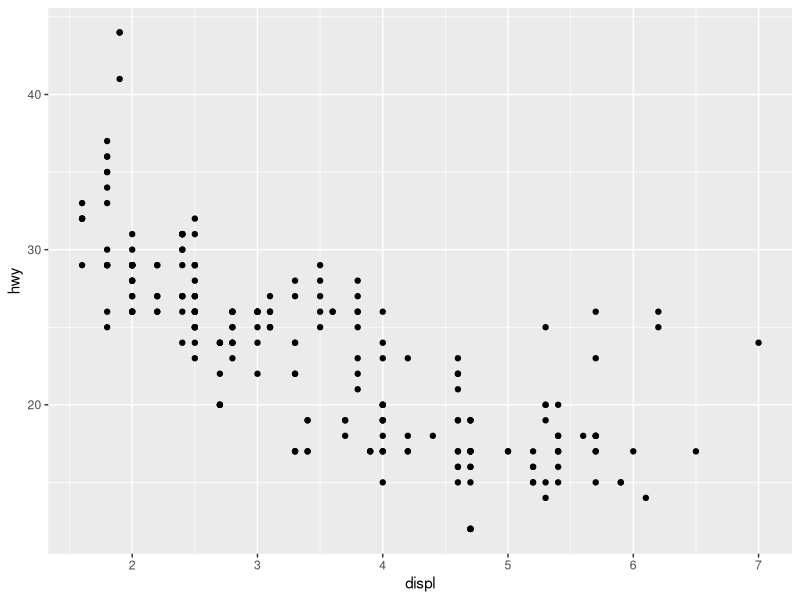
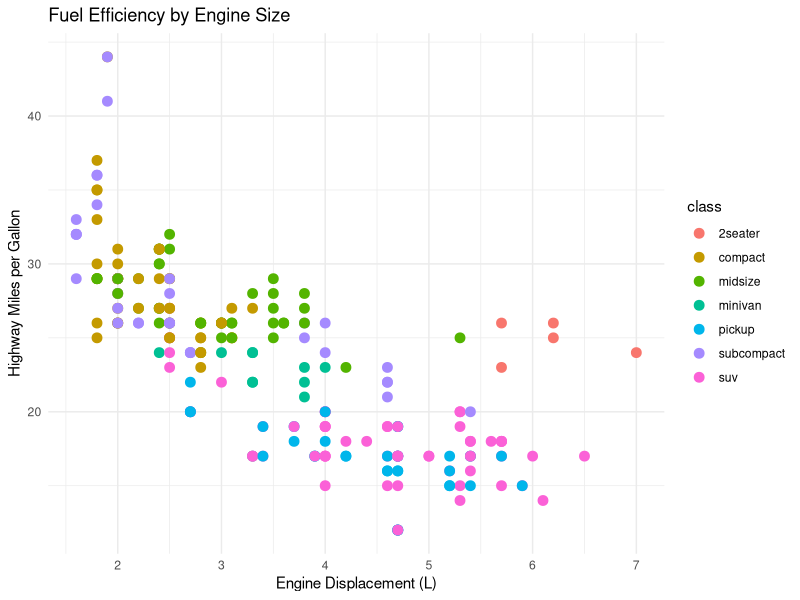
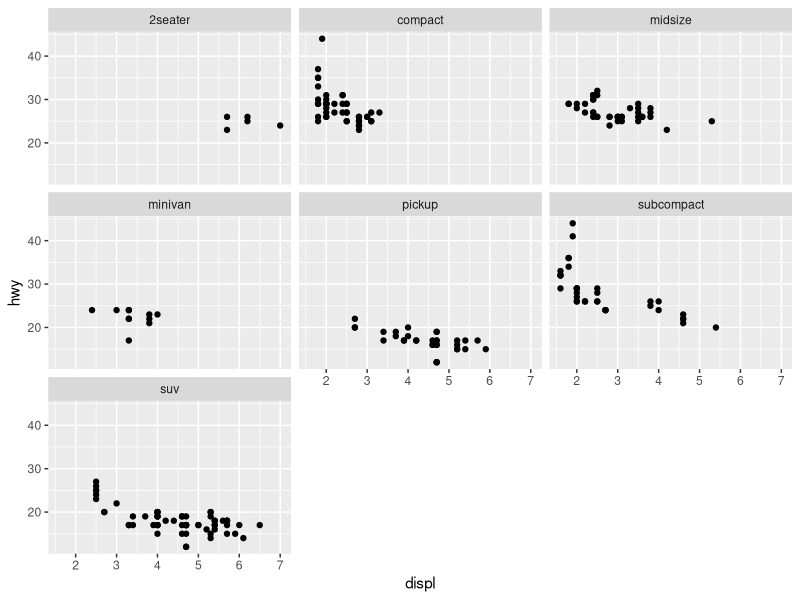

These figures' R source, in order:
## ---- chunk 1
library(ggplot2)

# Here’s how to create a simple scatter plot using the mpg dataset:

ggplot(data = mpg, aes(x = displ, y = hwy)) +
  geom_point()

# Enhance your plots with themes:

ggplot(data = mpg, aes(x = displ, y = hwy, color = class)) +
  geom_point(size = 3) +
  theme_minimal() +
  labs(title = "Fuel Efficiency by Engine Size",
       x = "Engine Displacement (L)",
       y = "Highway Miles per Gallon")

# You can also divide the plot by a categorical variable:

ggplot(data = mpg, aes(x = displ, y = hwy)) +
  geom_point() +
  facet_wrap(~ class)

# By now, you should have a foundational understanding of ggplot2. Start experimenting with your own datasets and unlock the power of data visualization!

